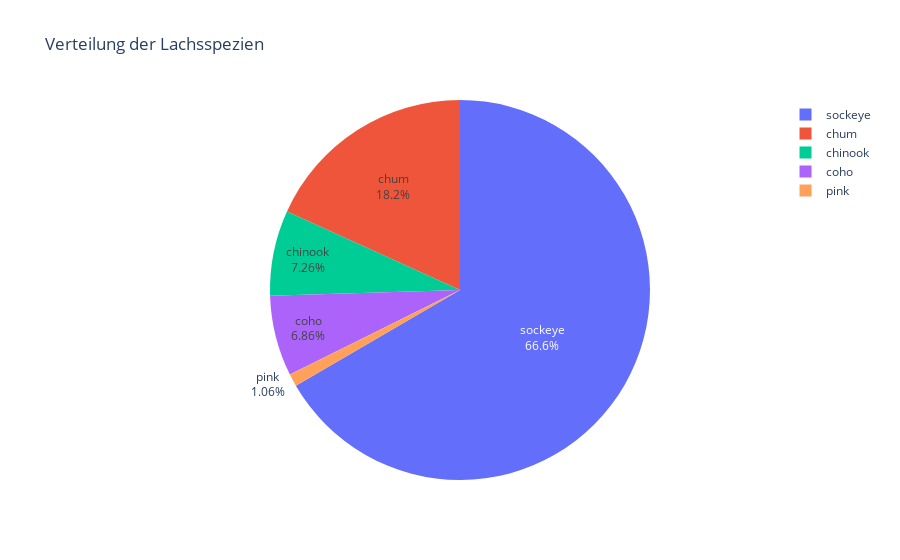

Write notebook code for a chart like this one.
### Markdown cell above
### Verteilung Spezien

### Code cell
df = bereinigter_datensatz
def create_interactive_pie_chart(dataframe):
    species_counts = dataframe['Species'].value_counts().reset_index()
    species_counts.columns = ['Species', 'Count']

    fig = px.pie(species_counts, values='Count', names='Species', 
                 title='Verteilung der Lachsspezien',
                 hover_data=['Count'], labels={'Species': 'Lachsspezies'})
    fig.update_traces(textinfo='percent+label')
    return fig

fig3 = create_interactive_pie_chart(df)
fig3.show()

### Figure 1 — Plotly figure (JSON) as saved in the notebook; plotly's stock layout.template omitted (floating-point values rounded to 4 significant figures)
{"data": [{"customdata": [[7910821], [2164884], [862514], [814283], [125597]], "domain": {"x": [0, 1], "y": [0, 1]}, "hovertemplate": "Lachsspezies=%{label}<br>Count=%{customdata[0]}<extra></extra>", "labels": ["sockeye", "chum", "chinook", "coho", "pink"], "legendgroup": "", "name": "", "showlegend": true, "textinfo": "percent+label", "type": "pie", "values": [7910821, 2164884, 862514, 814283, 125597]}], "layout": {"legend": {"tracegroupgap": 0}, "title": {"text": "Verteilung der Lachsspezien"}}}
